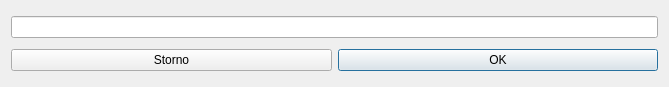
<?xml version="1.0" encoding="UTF-8"?>
<ui version="4.0">
 <class>NewTask</class>
 <widget class="QDialog" name="NewTask">
  <property name="geometry">
   <rect>
    <x>0</x>
    <y>0</y>
    <width>669</width>
    <height>87</height>
   </rect>
  </property>
  <property name="windowTitle">
   <string>Nový úkol</string>
  </property>
  <layout class="QVBoxLayout" name="verticalLayout">
   <item>
    <widget class="QLineEdit" name="taskName"/>
   </item>
   <item>
    <layout class="QHBoxLayout" name="horizontalLayout">
     <item>
      <widget class="QPushButton" name="cancelButton">
       <property name="text">
        <string>Storno</string>
       </property>
       <property name="icon">
        <iconset resource="Icons.qrc">
         <normaloff>:/trayIcons/cancel.png</normaloff>:/trayIcons/cancel.png</iconset>
       </property>
      </widget>
     </item>
     <item>
      <widget class="QPushButton" name="okButton">
       <property name="text">
        <string>OK</string>
       </property>
       <property name="icon">
        <iconset resource="Icons.qrc">
         <normaloff>:/trayIcons/ok.png</normaloff>:/trayIcons/ok.png</iconset>
       </property>
       <property name="default">
        <bool>true</bool>
       </property>
      </widget>
     </item>
    </layout>
   </item>
  </layout>
 </widget>
 <resources>
  <include location="Icons.qrc"/>
 </resources>
 <connections/>
</ui>
